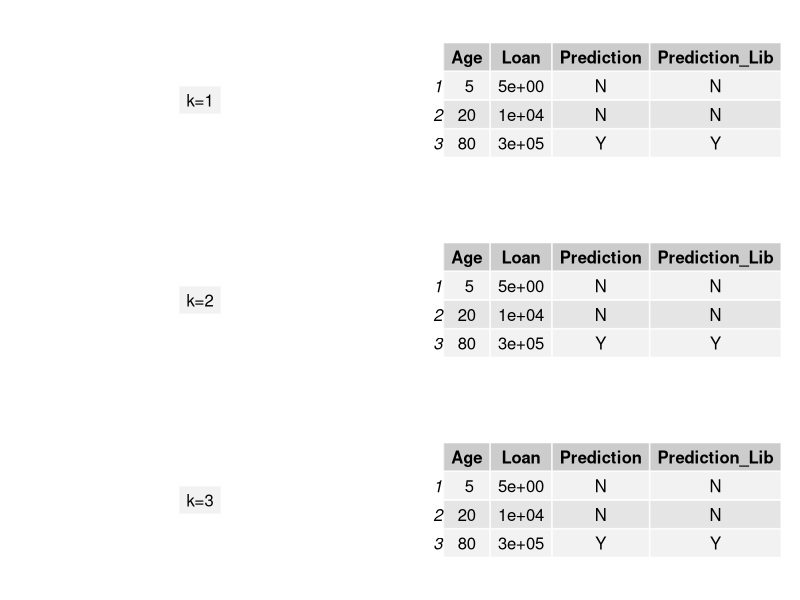

Write R code to recreate this figure.
table <- read.csv('q6.csv',header=TRUE,sep=',')
table

getPred<-function(x,k){
  distance=vector()
  length(distance)=nrow(table)
  age<-x[1]
  loan<-x[2]
  for(i in 1:nrow(table))
  {
    distance[i]=sqrt(((age-table[i,1])^2)+((loan-table[i,2])^2))
  }
  temp_table <- table
  temp_table$dist <- distance
  temp_table <- temp_table[order(temp_table$dist),]
  n_classes <- temp_table[1:k,3]
  count_table <- table(n_classes)
  classes <- names(count_table)
  return(classes[which.max(count_table)])
}

x_test <- data.frame("Age"=c(5,20,80),"Loan"=c(5,10000,300000))
pred1 <- apply(x_test,1,function(x) getPred(x,1))
pred2 <- apply(x_test,1,function(x) getPred(x,2))
pred3 <- apply(x_test,1,function(x) getPred(x,3))

x_test[1]
pred1
pred2
pred3
#Library Function
x_test <- data.frame("Age"=c(5,20,80),"Loan"=c(5,10000,300000))
library(class)
y_train <- table[,3]
x_train <- table[,1:2]
pred_lib1 <- knn(train = x_train,test=x_test,cl=y_train, k = 1)
pred_lib2 <- knn(train = x_train,test=x_test,cl=y_train, k = 2) 
pred_lib3 <- knn(train = x_train,test=x_test,cl=y_train, k = 3) 

pred_lib1
pred_lib2
pred_lib3

#comparison table
library(grid)
library(gridExtra)
par(mfrow=c(2,3))
result1 <- data.frame("Age"=x_test[,1],"Loan"=x_test[,2],"Prediction"=pred1,"Prediction_Lib"=pred_lib1)
result2 <- data.frame("Age"=x_test[,1],"Loan"=x_test[,2],"Prediction"=pred2,"Prediction_Lib"=pred_lib2)
result3 <- data.frame("Age"=x_test[,1],"Loan"=x_test[,2],"Prediction"=pred3,"Prediction_Lib"=pred_lib3)

grid.arrange(tableGrob("k=1"),tableGrob(result1),tableGrob("k=2"),tableGrob(result2),tableGrob("k=3"),tableGrob(result3))

